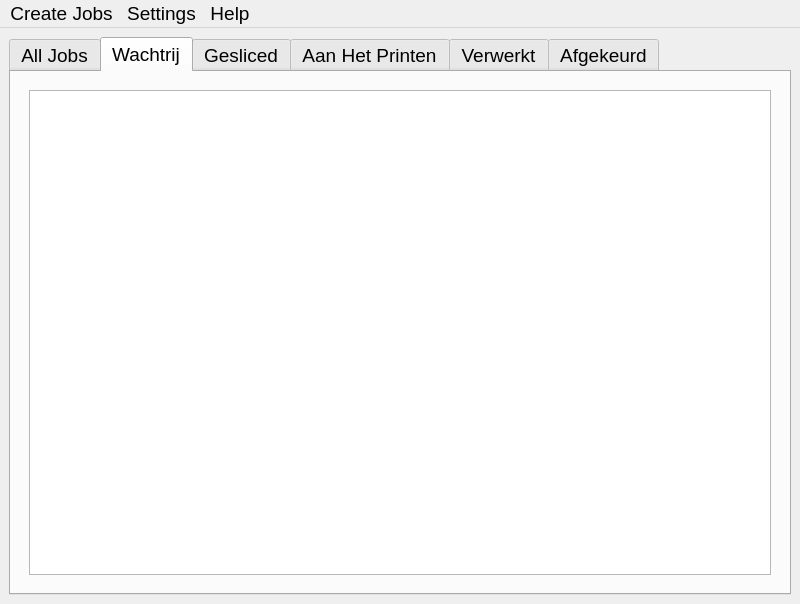
<?xml version="1.0" encoding="UTF-8"?>
<ui version="4.0">
 <class>MainWindow</class>
 <widget class="QMainWindow" name="MainWindow">
  <property name="geometry">
   <rect>
    <x>0</x>
    <y>0</y>
    <width>800</width>
    <height>604</height>
   </rect>
  </property>
  <property name="sizePolicy">
   <sizepolicy hsizetype="Preferred" vsizetype="Preferred">
    <horstretch>0</horstretch>
    <verstretch>0</verstretch>
   </sizepolicy>
  </property>
  <property name="font">
   <font>
    <pointsize>14</pointsize>
   </font>
  </property>
  <property name="windowTitle">
   <string>Creator Administrator</string>
  </property>
  <widget class="QWidget" name="centralwidget">
   <property name="sizePolicy">
    <sizepolicy hsizetype="Expanding" vsizetype="Expanding">
     <horstretch>0</horstretch>
     <verstretch>0</verstretch>
    </sizepolicy>
   </property>
   <layout class="QVBoxLayout" name="verticalLayout_2">
    <item>
     <widget class="JobsQTabWidget" name="jobsQTabWidget">
      <property name="sizePolicy">
       <sizepolicy hsizetype="Expanding" vsizetype="Expanding">
        <horstretch>0</horstretch>
        <verstretch>0</verstretch>
       </sizepolicy>
      </property>
      <property name="currentIndex">
       <number>1</number>
      </property>
      <widget class="QWidget" name="allJobsTab">
       <attribute name="title">
        <string>All Jobs</string>
       </attribute>
       <layout class="QVBoxLayout" name="verticalLayout_14">
        <item>
         <layout class="QVBoxLayout" name="verticalLayout">
          <item>
           <widget class="QStackedWidget" name="allQStackedWidget">
            <property name="sizePolicy">
             <sizepolicy hsizetype="Expanding" vsizetype="Expanding">
              <horstretch>0</horstretch>
              <verstretch>0</verstretch>
             </sizepolicy>
            </property>
            <property name="currentIndex">
             <number>0</number>
            </property>
            <widget class="QWidget" name="jobsListPage">
             <property name="job_name" stdset="0">
              <string>Noneeee</string>
             </property>
             <layout class="QVBoxLayout" name="verticalLayout_4">
              <item>
               <widget class="JobsOverviewQListWidget" name="allJobsQListWidget">
                <property name="font">
                 <font>
                  <pointsize>14</pointsize>
                 </font>
                </property>
               </widget>
              </item>
             </layout>
            </widget>
           </widget>
          </item>
         </layout>
        </item>
       </layout>
      </widget>
      <widget class="QWidget" name="wachtrijTab">
       <property name="whatsThis">
        <string>&lt;html&gt;&lt;head/&gt;&lt;body&gt;&lt;p&gt;Wachtrij&lt;/p&gt;&lt;/body&gt;&lt;/html&gt;</string>
       </property>
       <attribute name="title">
        <string>Wachtrij</string>
       </attribute>
       <layout class="QHBoxLayout" name="horizontalLayout_4">
        <item>
         <widget class="QStackedWidget" name="wachtrijQStackedWidget">
          <property name="sizePolicy">
           <sizepolicy hsizetype="Expanding" vsizetype="Expanding">
            <horstretch>0</horstretch>
            <verstretch>0</verstretch>
           </sizepolicy>
          </property>
          <property name="currentIndex">
           <number>0</number>
          </property>
          <widget class="QWidget" name="jobsListPage_2">
           <layout class="QVBoxLayout" name="verticalLayout_18">
            <item>
             <widget class="JobsOverviewQListWidget" name="wachtrijJobsQListWidget"/>
            </item>
           </layout>
          </widget>
          <widget class="QWidget" name="jobPage_2">
           <property name="job_name" stdset="0">
            <string>Noneeee</string>
           </property>
           <layout class="QVBoxLayout" name="verticalLayout_8">
            <item>
             <layout class="QVBoxLayout" name="verticalLayout_3">
              <item>
               <layout class="QHBoxLayout" name="horizontalLayout_17">
                <item>
                 <spacer name="horizontalSpacer_8">
                  <property name="orientation">
                   <enum>Qt::Horizontal</enum>
                  </property>
                  <property name="sizeHint" stdset="0">
                   <size>
                    <width>40</width>
                    <height>20</height>
                   </size>
                  </property>
                 </spacer>
                </item>
                <item>
                 <widget class="QLabel" name="jobQLabel">
                  <property name="text">
                   <string>&lt;html&gt;&lt;head/&gt;&lt;body&gt;&lt;p&gt;&lt;span style=&quot; font-size:16pt; font-weight:600;&quot;&gt;job_name&lt;/span&gt;&lt;/p&gt;&lt;/body&gt;&lt;/html&gt;</string>
                  </property>
                 </widget>
                </item>
                <item>
                 <spacer name="horizontalSpacer_7">
                  <property name="orientation">
                   <enum>Qt::Horizontal</enum>
                  </property>
                  <property name="sizeHint" stdset="0">
                   <size>
                    <width>40</width>
                    <height>20</height>
                   </size>
                  </property>
                 </spacer>
                </item>
               </layout>
              </item>
              <item>
               <widget class="JobContentQListWidget" name="listWidget_10">
                <property name="toolTip">
                 <string>Shortcut: Esc</string>
                </property>
                <property name="toolTipDuration">
                 <number>4</number>
                </property>
                <property name="statusTip">
                 <string>statustip</string>
                </property>
                <property name="whatsThis">
                 <string>what is ths</string>
                </property>
               </widget>
              </item>
              <item>
               <layout class="QHBoxLayout" name="horizontalLayout_6">
                <item>
                 <widget class="BackQPushButton" name="backPushButton_2">
                  <property name="toolTip">
                   <string extracomment="Shortcut: Esc">&lt;html&gt;&lt;head/&gt;&lt;body&gt;&lt;p&gt;Shortcut: Esc&lt;/p&gt;&lt;/body&gt;&lt;/html&gt;</string>
                  </property>
                  <property name="text">
                   <string>Back</string>
                  </property>
                 </widget>
                </item>
                <item>
                 <widget class="PrintKlaarQPushButton" name="pushButton_3">
                  <property name="toolTip">
                   <string>&lt;html&gt;&lt;head/&gt;&lt;body&gt;&lt;p&gt;Shortcut: Ctrl+k&lt;/p&gt;&lt;/body&gt;&lt;/html&gt;</string>
                  </property>
                  <property name="text">
                   <string>Gesliced</string>
                  </property>
                  <property name="shortcut">
                   <string>Ctrl+K</string>
                  </property>
                 </widget>
                </item>
                <item>
                 <widget class="AfgekeurdQPushButton" name="pushButton">
                  <property name="text">
                   <string>Afgekeurd</string>
                  </property>
                 </widget>
                </item>
                <item>
                 <widget class="OptionsQPushButton" name="wachtrijOptionsQPushButton">
                  <property name="text">
                   <string>Options</string>
                  </property>
                 </widget>
                </item>
               </layout>
              </item>
             </layout>
            </item>
           </layout>
          </widget>
         </widget>
        </item>
       </layout>
      </widget>
      <widget class="QWidget" name="geslicedTab">
       <attribute name="title">
        <string>Gesliced</string>
       </attribute>
       <layout class="QVBoxLayout" name="verticalLayout_10">
        <item>
         <widget class="QStackedWidget" name="geslicedQStackedWidget">
          <property name="currentIndex">
           <number>0</number>
          </property>
          <widget class="QWidget" name="jobListPage_3">
           <layout class="QVBoxLayout" name="verticalLayout_5">
            <item>
             <widget class="JobsOverviewQListWidget" name="geslicedJobsQListWidget">
              <property name="font">
               <font>
                <pointsize>14</pointsize>
               </font>
              </property>
             </widget>
            </item>
           </layout>
          </widget>
          <widget class="QWidget" name="jobPage_3">
           <layout class="QHBoxLayout" name="horizontalLayout_25">
            <item>
             <layout class="QVBoxLayout" name="verticalLayout_7">
              <item>
               <layout class="QHBoxLayout" name="horizontalLayout_19">
                <item>
                 <spacer name="horizontalSpacer_11">
                  <property name="orientation">
                   <enum>Qt::Horizontal</enum>
                  </property>
                  <property name="sizeHint" stdset="0">
                   <size>
                    <width>40</width>
                    <height>20</height>
                   </size>
                  </property>
                 </spacer>
                </item>
                <item>
                 <widget class="QLabel" name="jobQLabel_6">
                  <property name="text">
                   <string>&lt;html&gt;&lt;head/&gt;&lt;body&gt;&lt;p&gt;&lt;span style=&quot; font-size:16pt; font-weight:600;&quot;&gt;job_name&lt;/span&gt;&lt;/p&gt;&lt;/body&gt;&lt;/html&gt;</string>
                  </property>
                 </widget>
                </item>
                <item>
                 <spacer name="horizontalSpacer_12">
                  <property name="orientation">
                   <enum>Qt::Horizontal</enum>
                  </property>
                  <property name="sizeHint" stdset="0">
                   <size>
                    <width>40</width>
                    <height>20</height>
                   </size>
                  </property>
                 </spacer>
                </item>
               </layout>
              </item>
              <item>
               <widget class="JobContentQListWidget" name="listWidget_13"/>
              </item>
              <item>
               <layout class="QHBoxLayout" name="horizontalLayout_24">
                <item>
                 <widget class="BackQPushButton" name="backPushButton_8">
                  <property name="toolTip">
                   <string>&lt;html&gt;&lt;head/&gt;&lt;body&gt;&lt;p&gt;Shortcut: Esc&lt;/p&gt;&lt;/body&gt;&lt;/html&gt;</string>
                  </property>
                  <property name="text">
                   <string>Back</string>
                  </property>
                 </widget>
                </item>
                <item>
                 <widget class="QPushButton" name="backPushButton_10">
                  <property name="toolTip">
                   <string>&lt;html&gt;&lt;head/&gt;&lt;body&gt;&lt;p&gt;Shortcut: Esc&lt;/p&gt;&lt;/body&gt;&lt;/html&gt;</string>
                  </property>
                  <property name="text">
                   <string>Print Aangezet</string>
                  </property>
                 </widget>
                </item>
                <item>
                 <widget class="OptionsQPushButton" name="geslicedOptionsQPushButton">
                  <property name="text">
                   <string>Options</string>
                  </property>
                 </widget>
                </item>
               </layout>
              </item>
             </layout>
            </item>
           </layout>
          </widget>
         </widget>
        </item>
       </layout>
      </widget>
      <widget class="QWidget" name="aanHetPrintenTab">
       <attribute name="title">
        <string>Aan Het Printen</string>
       </attribute>
       <layout class="QVBoxLayout" name="verticalLayout_12">
        <item>
         <widget class="QStackedWidget" name="stackedWidget_2">
          <property name="currentIndex">
           <number>0</number>
          </property>
          <widget class="QWidget" name="jobListPage_4">
           <layout class="QHBoxLayout" name="horizontalLayout_5">
            <item>
             <widget class="JobsOverviewQListWidget" name="aanHetPrintenJobsQListWidget">
              <property name="font">
               <font>
                <pointsize>14</pointsize>
               </font>
              </property>
             </widget>
            </item>
           </layout>
          </widget>
          <widget class="QWidget" name="jobPage_4">
           <layout class="QHBoxLayout" name="horizontalLayout_3">
            <item>
             <layout class="QVBoxLayout" name="verticalLayout_16">
              <item>
               <layout class="QHBoxLayout" name="horizontalLayout_26">
                <item>
                 <spacer name="horizontalSpacer_13">
                  <property name="orientation">
                   <enum>Qt::Horizontal</enum>
                  </property>
                  <property name="sizeHint" stdset="0">
                   <size>
                    <width>40</width>
                    <height>20</height>
                   </size>
                  </property>
                 </spacer>
                </item>
                <item>
                 <widget class="QLabel" name="jobQLabel_7">
                  <property name="text">
                   <string>&lt;html&gt;&lt;head/&gt;&lt;body&gt;&lt;p&gt;&lt;span style=&quot; font-size:16pt; font-weight:600;&quot;&gt;job_name&lt;/span&gt;&lt;/p&gt;&lt;/body&gt;&lt;/html&gt;</string>
                  </property>
                 </widget>
                </item>
                <item>
                 <spacer name="horizontalSpacer_14">
                  <property name="orientation">
                   <enum>Qt::Horizontal</enum>
                  </property>
                  <property name="sizeHint" stdset="0">
                   <size>
                    <width>40</width>
                    <height>20</height>
                   </size>
                  </property>
                 </spacer>
                </item>
               </layout>
              </item>
              <item>
               <widget class="JobContentQListWidget" name="listWidget_14"/>
              </item>
              <item>
               <layout class="QHBoxLayout" name="horizontalLayout_27">
                <item>
                 <widget class="BackQPushButton" name="backPushButton_9">
                  <property name="toolTip">
                   <string>&lt;html&gt;&lt;head/&gt;&lt;body&gt;&lt;p&gt;Shortcut: Esc&lt;/p&gt;&lt;/body&gt;&lt;/html&gt;</string>
                  </property>
                  <property name="text">
                   <string>Back</string>
                  </property>
                 </widget>
                </item>
                <item>
                 <widget class="PrintKlaarQPushButton" name="afgekeurdOptionsQPushButton_6">
                  <property name="text">
                   <string>Print Klaar</string>
                  </property>
                 </widget>
                </item>
                <item>
                 <widget class="OptionsQPushButton" name="aanHetPrintenOptionsQPushButton">
                  <property name="text">
                   <string>Options</string>
                  </property>
                 </widget>
                </item>
               </layout>
              </item>
             </layout>
            </item>
           </layout>
          </widget>
         </widget>
        </item>
       </layout>
      </widget>
      <widget class="QWidget" name="verwerktTab">
       <attribute name="title">
        <string>Verwerkt</string>
       </attribute>
       <layout class="QVBoxLayout" name="verticalLayout_9">
        <item>
         <widget class="QStackedWidget" name="verwerktQStackedWidget">
          <property name="currentIndex">
           <number>0</number>
          </property>
          <widget class="QWidget" name="jobsListPage_5">
           <layout class="QHBoxLayout" name="horizontalLayout">
            <item>
             <widget class="JobsOverviewQListWidget" name="verwerktJobsQListWidget"/>
            </item>
           </layout>
          </widget>
          <widget class="QWidget" name="jobPage_5">
           <layout class="QHBoxLayout" name="horizontalLayout_14">
            <item>
             <layout class="QVBoxLayout" name="verticalLayout_11">
              <item>
               <layout class="QHBoxLayout" name="horizontalLayout_13">
                <item>
                 <spacer name="horizontalSpacer_4">
                  <property name="orientation">
                   <enum>Qt::Horizontal</enum>
                  </property>
                  <property name="sizeHint" stdset="0">
                   <size>
                    <width>40</width>
                    <height>20</height>
                   </size>
                  </property>
                 </spacer>
                </item>
                <item>
                 <widget class="QLabel" name="jobQLabel_2">
                  <property name="text">
                   <string>&lt;html&gt;&lt;head/&gt;&lt;body&gt;&lt;p&gt;&lt;span style=&quot; font-size:16pt; font-weight:600;&quot;&gt;job_name&lt;/span&gt;&lt;/p&gt;&lt;/body&gt;&lt;/html&gt;</string>
                  </property>
                 </widget>
                </item>
                <item>
                 <spacer name="horizontalSpacer_3">
                  <property name="orientation">
                   <enum>Qt::Horizontal</enum>
                  </property>
                  <property name="sizeHint" stdset="0">
                   <size>
                    <width>40</width>
                    <height>20</height>
                   </size>
                  </property>
                 </spacer>
                </item>
               </layout>
              </item>
              <item>
               <widget class="JobContentQListWidget" name="listWidget_8"/>
              </item>
              <item>
               <layout class="QHBoxLayout" name="horizontalLayout_8">
                <item>
                 <widget class="BackQPushButton" name="backPushButton_4">
                  <property name="toolTip">
                   <string>&lt;html&gt;&lt;head/&gt;&lt;body&gt;&lt;p&gt;Shortcut: Esc&lt;/p&gt;&lt;/body&gt;&lt;/html&gt;</string>
                  </property>
                  <property name="text">
                   <string>Back</string>
                  </property>
                 </widget>
                </item>
                <item>
                 <widget class="OptionsQPushButton" name="verwerktOptionsQPushButton">
                  <property name="text">
                   <string>Options</string>
                  </property>
                 </widget>
                </item>
               </layout>
              </item>
             </layout>
            </item>
           </layout>
          </widget>
         </widget>
        </item>
       </layout>
      </widget>
      <widget class="QWidget" name="afgekeurdTab">
       <property name="enabled">
        <bool>true</bool>
       </property>
       <property name="autoFillBackground">
        <bool>false</bool>
       </property>
       <attribute name="title">
        <string>Afgekeurd</string>
       </attribute>
       <layout class="QVBoxLayout" name="verticalLayout_17">
        <item>
         <widget class="QStackedWidget" name="afgekeurdQStackedWidget">
          <property name="currentIndex">
           <number>0</number>
          </property>
          <widget class="QWidget" name="jobsListPage_6">
           <layout class="QHBoxLayout" name="horizontalLayout_2">
            <item>
             <widget class="JobsOverviewQListWidget" name="afgekeurdJobsQListWidget"/>
            </item>
           </layout>
          </widget>
          <widget class="QWidget" name="jobPage_6">
           <layout class="QHBoxLayout" name="horizontalLayout_12">
            <item>
             <layout class="QVBoxLayout" name="verticalLayout_6">
              <item>
               <layout class="QHBoxLayout" name="horizontalLayout_11">
                <item>
                 <spacer name="horizontalSpacer">
                  <property name="orientation">
                   <enum>Qt::Horizontal</enum>
                  </property>
                  <property name="sizeHint" stdset="0">
                   <size>
                    <width>40</width>
                    <height>20</height>
                   </size>
                  </property>
                 </spacer>
                </item>
                <item>
                 <widget class="QLabel" name="jobQLabel_3">
                  <property name="text">
                   <string>&lt;html&gt;&lt;head/&gt;&lt;body&gt;&lt;p&gt;&lt;span style=&quot; font-size:16pt; font-weight:600;&quot;&gt;job_name&lt;/span&gt;&lt;/p&gt;&lt;/body&gt;&lt;/html&gt;</string>
                  </property>
                 </widget>
                </item>
                <item>
                 <spacer name="horizontalSpacer_2">
                  <property name="orientation">
                   <enum>Qt::Horizontal</enum>
                  </property>
                  <property name="sizeHint" stdset="0">
                   <size>
                    <width>40</width>
                    <height>20</height>
                   </size>
                  </property>
                 </spacer>
                </item>
               </layout>
              </item>
              <item>
               <widget class="JobContentQListWidget" name="listWidget_9"/>
              </item>
              <item>
               <layout class="QHBoxLayout" name="horizontalLayout_9">
                <item>
                 <widget class="BackQPushButton" name="backPushButton_5">
                  <property name="toolTip">
                   <string>&lt;html&gt;&lt;head/&gt;&lt;body&gt;&lt;p&gt;Shortcut: Esc&lt;/p&gt;&lt;/body&gt;&lt;/html&gt;</string>
                  </property>
                  <property name="text">
                   <string>Back</string>
                  </property>
                 </widget>
                </item>
                <item>
                 <widget class="OptionsQPushButton" name="afgekeurdOptionsQPushButton">
                  <property name="text">
                   <string>Options</string>
                  </property>
                 </widget>
                </item>
               </layout>
              </item>
             </layout>
            </item>
           </layout>
          </widget>
         </widget>
        </item>
       </layout>
      </widget>
     </widget>
    </item>
   </layout>
  </widget>
  <widget class="QMenuBar" name="menubar">
   <property name="geometry">
    <rect>
     <x>0</x>
     <y>0</y>
     <width>800</width>
     <height>29</height>
    </rect>
   </property>
   <widget class="QMenu" name="createJobsMenu">
    <property name="title">
     <string>Create Jobs</string>
    </property>
    <addaction name="importFromMailAction"/>
    <addaction name="selectFilesAction"/>
    <addaction name="selectFoldersAction"/>
   </widget>
   <widget class="QMenu" name="menuSettings">
    <property name="title">
     <string>Settings</string>
    </property>
    <addaction name="editSettingsAction"/>
    <addaction name="checkHealthAction"/>
   </widget>
   <widget class="QMenu" name="menuHelp">
    <property name="title">
     <string>Help</string>
    </property>
    <addaction name="openDocumentationAction"/>
    <addaction name="reportaBugAction"/>
    <addaction name="separator"/>
    <addaction name="actionAbout"/>
   </widget>
   <addaction name="createJobsMenu"/>
   <addaction name="menuSettings"/>
   <addaction name="menuHelp"/>
  </widget>
  <action name="importFromMailAction">
   <property name="checkable">
    <bool>false</bool>
   </property>
   <property name="text">
    <string>Import from Mail</string>
   </property>
   <property name="shortcut">
    <string>Ctrl+M</string>
   </property>
  </action>
  <action name="selectFilesAction">
   <property name="text">
    <string>Select Files</string>
   </property>
   <property name="shortcut">
    <string>Ctrl+I</string>
   </property>
  </action>
  <action name="showDocumentationAction">
   <property name="text">
    <string>Show Docs</string>
   </property>
   <property name="shortcut">
    <string>Ctrl+D</string>
   </property>
  </action>
  <action name="actionPMMA_Laser_cutter">
   <property name="text">
    <string>PMMA Laser cutter</string>
   </property>
  </action>
  <action name="actionMetal_Laser_Cutter">
   <property name="text">
    <string>Metal Laser Cutter</string>
   </property>
  </action>
  <action name="selectFoldersAction">
   <property name="text">
    <string>Select Folders</string>
   </property>
  </action>
  <action name="editSettingsAction">
   <property name="text">
    <string>Edit Settings</string>
   </property>
   <property name="toolTip">
    <string>&lt;html&gt;&lt;head/&gt;&lt;body&gt;&lt;p&gt;Open dialog to change the settings.&lt;/p&gt;&lt;/body&gt;&lt;/html&gt;</string>
   </property>
  </action>
  <action name="openDocumentationAction">
   <property name="text">
    <string>Open Documentation</string>
   </property>
  </action>
  <action name="show3DPrintDocumentationAction">
   <property name="text">
    <string>3D printer Documentation</string>
   </property>
  </action>
  <action name="reportaBugAction">
   <property name="text">
    <string>Report a Bug</string>
   </property>
  </action>
  <action name="actionAbout">
   <property name="text">
    <string>About Creator Administrator</string>
   </property>
  </action>
  <action name="checkHealthAction">
   <property name="text">
    <string>Check Health</string>
   </property>
   <property name="toolTip">
    <string>&lt;html&gt;&lt;head/&gt;&lt;body&gt;&lt;p&gt;Compares jobs on file system with jobs in tracker file.&lt;/p&gt;&lt;p&gt;Synchronizes/Repair if they  if they are out of sync.&lt;/p&gt;&lt;/body&gt;&lt;/html&gt;</string>
   </property>
  </action>
 </widget>
 <customwidgets>
  <customwidget>
   <class>BackQPushButton</class>
   <extends>QPushButton</extends>
   <header>button.h</header>
  </customwidget>
  <customwidget>
   <class>JobsOverviewQListWidget</class>
   <extends>QListWidget</extends>
   <header>printer_qlist_widget.h</header>
  </customwidget>
  <customwidget>
   <class>PrintKlaarQPushButton</class>
   <extends>QPushButton</extends>
   <header>printer_button.h</header>
  </customwidget>
  <customwidget>
   <class>AfgekeurdQPushButton</class>
   <extends>QPushButton</extends>
   <header>printer_button.h</header>
  </customwidget>
  <customwidget>
   <class>JobContentQListWidget</class>
   <extends>QListWidget</extends>
   <header>printer_qlist_widget.h</header>
  </customwidget>
  <customwidget>
   <class>OptionsQPushButton</class>
   <extends>QPushButton</extends>
   <header>printer_button.h</header>
  </customwidget>
  <customwidget>
   <class>JobsQTabWidget</class>
   <extends>QTabWidget</extends>
   <header>tab_widget.h</header>
   <container>1</container>
  </customwidget>
 </customwidgets>
 <resources/>
 <connections/>
</ui>
